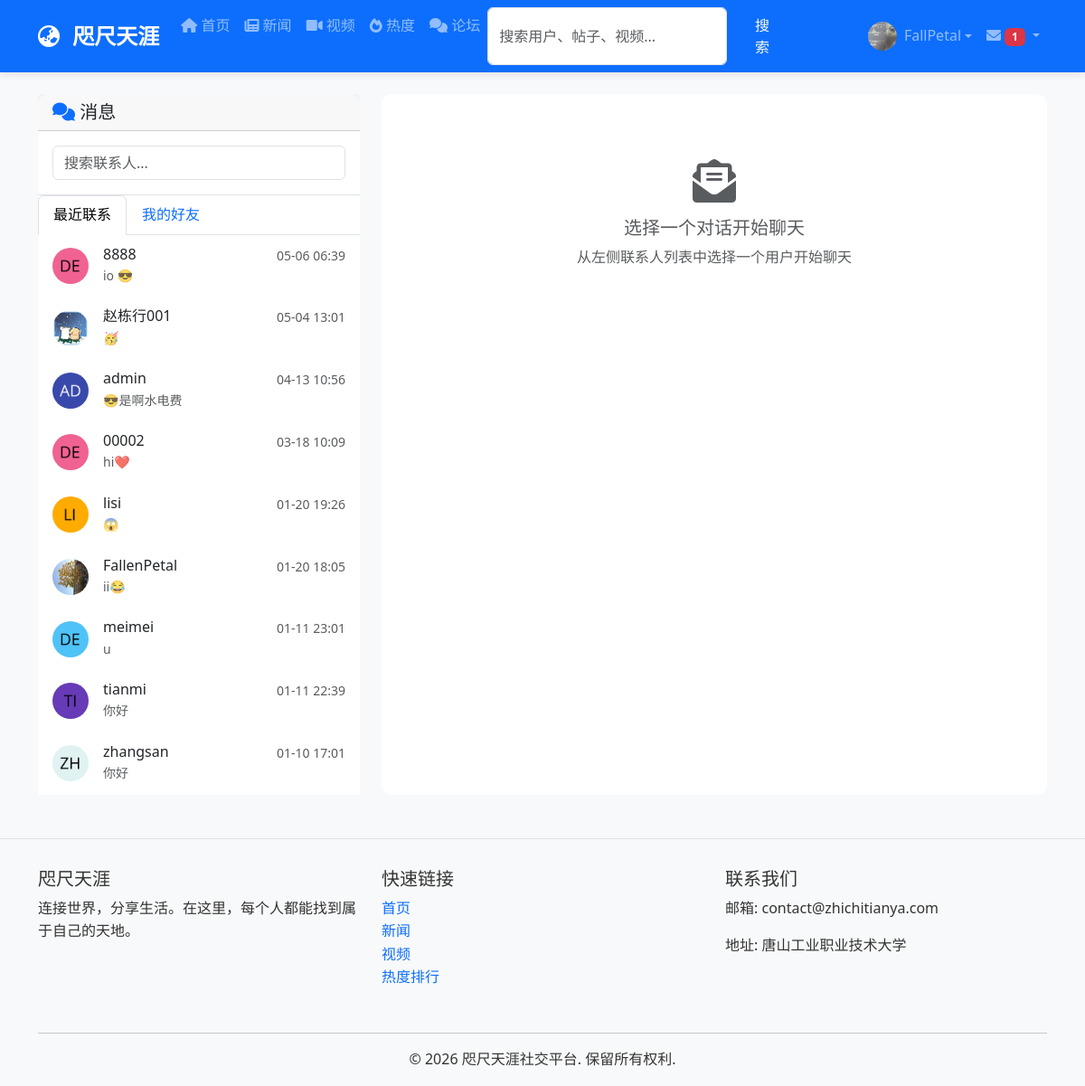
Screenshot of /messages (signed in) with the database file from the repository.
### models/__init__.py (models this page shows, shortened)
class User(UserMixin, db.Model):
    __tablename__ = 'users'
    id = db.Column(db.Integer, primary_key=True)
    username = db.Column(db.String(80), unique=True, nullable=False)
    email = db.Column(db.String(120), unique=True, nullable=False)
    password_hash = db.Column(db.String(120), nullable=False)
    avatar = db.Column(db.String(200), default='default_avatar.png')
    bio = db.Column(db.Text, default='')
    location = db.Column(db.String(100))
    website = db.Column(db.String(200))
    is_active = db.Column(db.Boolean, default=True)  # 用户是否被封禁
    is_banned = db.Column(db.Boolean, default=False)  # 是否被完全封禁
    can_post = db.Column(db.Boolean, default=True)    # 是否可以发帖
    can_video = db.Column(db.Boolean, default=True)   # 是否可以发视频
    can_comment = db.Column(db.Boolean, default=True)  # 是否可以评论
    is_admin = db.Column(db.Boolean, default=False)   # 是否为管理员
    join_date = db.Column(FlexibleDateTime, default=datetime.now)
    last_seen = db.Column(FlexibleDateTime, default=datetime.now)
    posts = db.relationship('Post', backref='author',
                            lazy=True, foreign_keys='Post.author_id')
    videos = db.relationship('Video', backref='uploader',
                             lazy=True, foreign_keys='Video.uploader_id')
    comments = db.relationship(
        'Comment', lazy=True, foreign_keys='Comment.author_id')
    sent_messages = db.relationship(
        'Message', backref='sender', lazy=True, foreign_keys='Message.sender_id')
    received_messages = db.relationship(
        'Message', backref='recipient', lazy=True, foreign_keys='Message.recipient_id')
    followers = db.relationship(
        'User', secondary='follows',
        primaryjoin='(Follows.followed_id == User.id)',  # 被关注的人
        secondaryjoin='(Follows.follower_id == User.id)',  # 关注者
        backref=db.backref('followed', lazy='dynamic'),
        lazy='dynamic'
    )
    post_likes = db.relationship('PostLike', backref='user', lazy=True)
    video_likes = db.relationship('VideoLike', backref='user', lazy=True)
    def unread_messages_count(self):
        return Message.query.filter_by(
            recipient_id=self.id,
            is_read=False
        ).count()

class Message(db.Model):
    __tablename__ = 'messages'
    id = db.Column(db.Integer, primary_key=True)
    sender_id = db.Column(
        db.Integer, db.ForeignKey('users.id'), nullable=False)
    recipient_id = db.Column(
        db.Integer, db.ForeignKey('users.id'), nullable=False)
    content = db.Column(db.Text, nullable=False)
    timestamp = db.Column(FlexibleDateTime, index=True,
                          default=datetime.utcnow)
    is_read = db.Column(db.Boolean, default=False)
    message_type = db.Column(db.String(20), default='message')
    related_id = db.Column(db.Integer)  # 关联的ID（如帖子ID、视频ID等）
    related_type = db.Column(db.String(20))  # 关联类型（如'post', 'video'等）
    attachment_path = db.Column(db.String(500))  # 附件文件路径
    attachment_type = db.Column(db.String(50))  # 附件类型 (image, file, video等)
    attachment_filename = db.Column(db.String(200))  # 附件原始文件名
    updated_at = db.Column(FlexibleDateTime)  # 消息更新时间

### app.py (the view)
@app.route('/messages')
@login_required
def messages():
    received_messages = Message.query.filter_by(
        recipient_id=current_user.id).order_by(
        Message.timestamp.desc()).all()
    sent_messages = Message.query.filter_by(
        sender_id=current_user.id).order_by(
        Message.timestamp.desc()).all()
    all_messages = sorted(received_messages + sent_messages,
                          key=lambda x: x.timestamp, reverse=True)
    recent_contacts = []
    processed_usernames = set()
    for msg in all_messages:
        partner = msg.sender if msg.recipient_id == current_user.id else msg.recipient
        if partner.username not in processed_usernames:
            recent_contacts.append(partner)
            processed_usernames.add(partner.username)
            if len(recent_contacts) >= 10:  # 限制为最近10个联系人
                break
    return render_template('messages.html',
                           all_messages=all_messages,
                           recent_contacts=recent_contacts)

### app.py (called while the page is built)
@login_manager.user_loader
def load_user(user_id):
    return User.query.get(int(user_id))

@app.before_request
def check_user_permissions():
    if current_user.is_authenticated:
        if current_user.is_banned:
            from flask_login import logout_user
            logout_user()
            flash('您的账户已被封禁，请联系管理员解封。', 'danger')
            return redirect(url_for('login'))
        request_path = request.path
        if not current_user.can_post and request_path in ['/create_post', '/edit_post']:
            flash('您的发帖功能已被封禁，请联系管理员解封。', 'danger')
            return redirect(url_for('index'))
        if not current_user.can_video and request_path in ['/upload_video', '/edit_video']:
            flash('您的视频上传功能已被封禁，请联系管理员解封。', 'danger')
            return redirect(url_for('index'))
        if not current_user.can_comment and 'add_comment' in request_path:
            flash('您的评论功能已被封禁，请联系管理员解封。', 'danger')
            return redirect(request.referrer or url_for('index'))

@app.template_global()
def get_avatar_url(avatar_filename):
    if not avatar_filename:
        return "/static/uploads/avatars/default_avatar.png"
    avatar_filename = avatar_filename.replace('/static/uploads/avatars/', '').replace(
        'static/uploads/avatars/', '').replace('uploads/avatars/', '')
    return f"/static/uploads/avatars/{avatar_filename}"

@app.template_global()
def get_latest_message_between(user1_id, user2_id):
    from models import Message
    latest_message = Message.query.filter(
        ((Message.sender_id == user1_id) & (Message.recipient_id == user2_id)) |
        ((Message.sender_id == user2_id) & (Message.recipient_id == user1_id))
    ).order_by(Message.timestamp.desc()).first()
    return latest_message if latest_message else None

@app.context_processor
def inject_news_utils():
    def get_last_news_update():
        """获取最新新闻的更新时间"""
        latest_news = News.query.order_by(News.timestamp.desc()).first()
        if latest_news:
            return latest_news.timestamp.strftime('%Y-%m-%d %H:%M')
        return None
    return dict(get_last_news_update=get_last_news_update)

### models/__init__.py (called while the page is built, shortened)
    def process_result_value(self, value, dialect):
        if value is None or value == '':
            return datetime.now()  # 使用本地时间
        return value

### templates/messages.html (shortened to what this page needs)
{% extends "base.html" %} {% block title %}消息 - 咫尺天涯{% endblock %} {%
block content %}
<div class="container mt-4">
  <div class="row">
    <div class="col-md-4">
      <div class="card">
        <div class="card-header">
          <h5 class="mb-0">
            <i class="fas fa-comments text-primary"></i> 消息
          </h5>
        </div>
        <div class="card-body p-0">
          <div class="p-3 border-bottom">
            <input
              type="text"
              class="form-control"
              id="searchContacts"
              placeholder="搜索联系人..."
            />
          </div>
          <ul class="nav nav-tabs" id="messageTabs" role="tablist">
            <li class="nav-item" role="presentation">
              <button
                class="nav-link active"
                id="recent-tab"
                data-bs-toggle="tab"
                data-bs-target="#recent"
                type="button"
                role="tab"
              >
                最近联系
              </button>
            </li>
            <li class="nav-item" role="presentation">
              <button
                class="nav-link"
                id="friends-tab"
                data-bs-toggle="tab"
                data-bs-target="#friends"
                type="button"
                role="tab"
              >
                我的好友
              </button>
            </li>
          </ul>
          <div class="tab-content" id="messageTabContent">
            <div class="tab-pane fade show active" id="recent" role="tabpanel">
              <div class="list-group list-group-flush" id="recentContactsList">
                {% for contact in recent_contacts %} {% set latest_message =
                get_latest_message_between(current_user.id, contact.id) %}
                <a
                  href="{{ url_for('chat_window', recipient=contact.username) }}"
                  class="list-group-item list-group-item-action"
                >
                  <div class="d-flex align-items-center">
                    <img
                      src="{{ get_avatar_url(contact.avatar) }}"
                      class="rounded-circle me-3"
                      style="width: 40px; height: 40px"
                      alt="头像"
                    />
                    <div class="flex-grow-1">
                      <div class="d-flex justify-content-between">
                        <h6 class="mb-0">{{ contact.username }}</h6>
                        <small class="text-muted"
                          >{{ latest_message.timestamp.strftime('%m-%d %H:%M')
                          if latest_message.timestamp else '' }}</small
                        >
                      </div>
                      <p class="mb-0 text-muted small">
                        {{ latest_message.content[:50] }}
                      </p>
                    </div>
                  </div>
                </a>
                {% endfor %}
              </div>
            </div>
          </div>
        </div>
      </div>
    </div>
    <div class="col-md-8">
      <div class="card h-100">
        <div class="card-body d-flex flex-column">
          <div class="text-center py-5">
            <i class="fas fa-envelope-open-text fa-3x text-muted mb-3"></i>
            <h5 class="text-muted">选择一个对话开始聊天</h5>
            <p class="text-muted">从左侧联系人列表中选择一个用户开始聊天</p>
          </div>
        </div>
      </div>
    </div>
  </div>
</div>
{% endblock %}

### templates/base.html (shortened to what this page needs)
<!DOCTYPE html>
<html lang="zh-CN">
  <head>
    <link
      href="{{ url_for('static', filename='css/bootstrap.min.css') }}"
      rel="stylesheet"
    />
    <link
      rel="stylesheet"
      href="{{ url_for('static', filename='css/style.css') }}"
    />
    <link
      rel="stylesheet"
      href="https://cdnjs.cloudflare.com/ajax/libs/font-awesome/6.0.0/css/all.min.css"
    />
  </head>
  <body>
    <nav class="navbar navbar-expand-lg navbar-dark bg-primary sticky-top">
      <div class="container">
        <a class="navbar-brand" href="{{ url_for('index') }}">
          <i class="fas fa-globe-asia me-2"></i> 咫尺天涯
        </a>
        <div class="collapse navbar-collapse" id="navbarNav">
          <ul class="navbar-nav me-auto">
            <li class="nav-item">
              <a class="nav-link" href="{{ url_for('index') }}"
                ><i class="fas fa-home"></i> 首页</a
              >
            </li>
            <li class="nav-item">
              <a class="nav-link" href="{{ url_for('news') }}"
                ><i class="fas fa-newspaper"></i> 新闻</a
              >
            </li>
            <li class="nav-item">
              <a class="nav-link" href="{{ url_for('videos') }}"
                ><i class="fas fa-video"></i> 视频</a
              >
            </li>
            <li class="nav-item">
              <a class="nav-link" href="{{ url_for('trending') }}"
                ><i class="fas fa-fire"></i> 热度</a
              >
            </li>
            <li class="nav-item">
              <a class="nav-link" href="{{ url_for('forum') }}"
                ><i class="fas fa-comments"></i> 论坛</a
              >
            </li>
            <li class="nav-item">
              <form
                class="d-flex"
                action="{{ url_for('search') }}"
                method="get"
              >
                <input
                  class="form-control me-2"
                  type="search"
                  name="q"
                  placeholder="搜索用户、帖子、视频..."
                  aria-label="Search"
                />
                <button class="btn btn-outline-light" type="submit">
                  搜索
                </button>
              </form>
            </li>
          </ul>
          <ul class="navbar-nav ms-auto">
            {% if current_user.is_authenticated %}
            <li class="nav-item dropdown">
              <a
                class="nav-link dropdown-toggle d-flex align-items-center"
                href="#"
                id="navbarDropdown"
                role="button"
                data-bs-toggle="dropdown"
              >
                <img
                  src="{{ get_avatar_url(current_user.avatar) }}"
                  class="user-avatar-sm me-2"
                  alt="头像"
                />
                {{ current_user.username }}
              </a>
            </li>
            {% endif %}
          </ul>
          {% if current_user.is_authenticated %}
          <ul class="navbar-nav">
            <li class="nav-item dropdown">
              <a
                class="nav-link dropdown-toggle"
                href="#"
                id="messagesDropdown"
                role="button"
                data-bs-toggle="dropdown"
                aria-expanded="false"
              >
                <i class="fas fa-envelope"></i>
                {% if current_user.unread_messages_count() > 0 %}
                <span class="badge bg-danger"
                  >{{ current_user.unread_messages_count() }}</span
                >
                {% endif %}
              </a>
                {% set unread_messages = [] %} {% for msg in
                current_user.received_messages %} {% if not msg.is_read %} {% if
                unread_messages|length < 5 %} {% set _ =
                unread_messages.append(msg) %} {% endif %} {% endif %} {% endfor
                %}
            </li>
          </ul>
          {% endif %}
        </div>
      </div>
    </nav>
    <main>{% block content %}{% endblock %}</main>
    <footer class="footer mt-5 py-4 bg-light">
      <div class="container">
        <div class="row">
          <div class="col-md-4 mb-3">
            <h5>咫尺天涯</h5>
            <p>连接世界，分享生活。在这里，每个人都能找到属于自己的天地。</p>
          </div>
          <div class="col-md-4 mb-3">
            <h5>快速链接</h5>
            <ul class="list-unstyled">
              <li>
                <a href="{{ url_for('index') }}" class="text-decoration-none"
                  >首页</a
                >
              </li>
              <li>
                <a href="{{ url_for('news') }}" class="text-decoration-none"
                  >新闻</a
                >
              </li>
              <li>
                <a href="{{ url_for('videos') }}" class="text-decoration-none"
                  >视频</a
                >
              </li>
              <li>
                <a href="{{ url_for('trending') }}" class="text-decoration-none"
                  >热度排行</a
                >
              </li>
            </ul>
          </div>
          <div class="col-md-4 mb-3">
            <h5>联系我们</h5>
            <p>邮箱: contact@zhichitianya.com</p>
            <p>地址: 唐山工业职业技术大学</p>
          </div>
        </div>
        <hr />
        <div class="text-center">
          <p class="mb-0">&copy; 2026 咫尺天涯社交平台. 保留所有权利.</p>
        </div>
      </div>
    </footer>
  </body>
</html>

### static/css/style.css (style rules this page uses)
:root { --primary-color: #0d6efd; --secondary-color: #6c757d; --success-color: #198754; --info-color: #0dcaf0; --warning-color: #ffc107; --danger-color: #dc3545; --light-color: #f8f9fa; --dark-color: #212529; }
body { font-family: 'Segoe UI', Tahoma, Geneva, Verdana, sans-serif; background-color: #f8f9fa; color: #333; line-height: 1.6; padding-top: 0; margin: 0; }
.navbar { box-shadow: 0 2px 10px rgba(0,0,0,.1); z-index: 1000; }
.navbar-brand { font-weight: 700; font-size: 1.5rem; }
.card { border: none; border-radius: 12px; transition: transform 0.3s ease, box-shadow 0.3s ease; background-color: #ffffff; }
.card-body { padding: 1.5rem; }
.btn { border-radius: 8px; padding: 0.5rem 1.2rem; font-weight: 500; transition: all 0.3s ease; border: none; }
.footer { background-color: #f8f9fa !important; border-top: 1px solid #dee2e6; margin-top: 3rem; padding-top: 2rem !important; padding-bottom: 1rem !important; }
.list-group-item { border: none; padding: 0.75rem 1rem; }
.user-avatar-sm { width: 32px; height: 32px; border-radius: 50%; object-fit: cover; }

### templates/base.html (style rules this page uses)
.user-avatar-sm { width: 32px; height: 32px; border-radius: 50%; object-fit: cover; }

### rows the page displays
User: avatar (picture), username "FallPetal"
User: avatar (placeholder picture), username "8888"
Message: timestamp "05-06 06:39", content "io 😎"
User: avatar (picture), username "赵栋行001"
Message: timestamp "05-04 13:01", content "🥳"
User: avatar (picture), username "admin"
Message: timestamp "04-13 10:56", content "😎是啊水电费"
User: avatar (placeholder picture), username "00002"
Message: timestamp "03-18 10:09", content "hi❤️"
User: avatar (picture), username "lisi"
Message: timestamp "01-20 19:26", content "😱"
User: avatar (picture), username "FallenPetal"
Message: timestamp "01-20 18:05", content "ii😂"
User: avatar (picture), username "meimei"
Message: timestamp "01-11 23:01", content "u"
User: avatar (picture), username "tianmi"
Message: timestamp "01-11 22:39", content "你好"
User: avatar (picture), username "zhangsan"
Message: timestamp "01-10 17:01", content "你好"

### other values shown
{{ current_user.unread_messages_count() }} "1"
